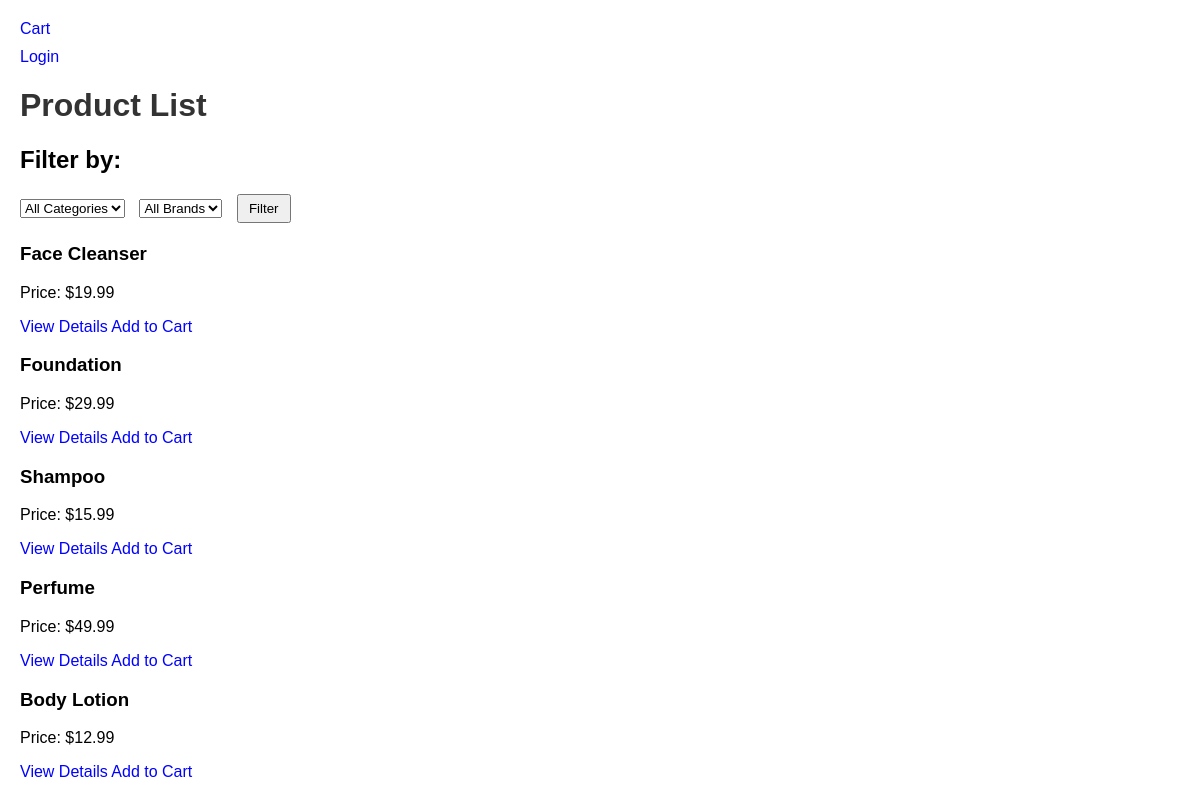
The page / on the database its author committed.
### store/models.py (models this page shows, shortened)
class Item(models.Model):
    name = models.CharField(max_length=255)
    image = models.URLField(max_length=1024)
    price = models.DecimalField(max_digits=10, decimal_places=2)
    release_date = models.DateField()
    brand = models.ForeignKey(Brand, related_name='items', on_delete=models.CASCADE)
    category = models.ForeignKey(Category, related_name='items', on_delete=models.CASCADE)
    stock = models.IntegerField()
    rating = models.DecimalField(max_digits=2, decimal_places=1, default=0.0)
    details = models.TextField()

### store/views.py (the view)
# urls.py: path('', views.product_list, name='product_list'),
def product_list(request):
    categories = Category.objects.all()
    brands = Brand.objects.all()
    items = Item.objects.all()
    category_id = request.GET.get('category')
    brand_id = request.GET.get('brand')
    if category_id:
        items = items.filter(category_id=category_id)
    if brand_id:
        items = items.filter(brand_id=brand_id)
    return render(request, 'store/product_list.html', {
        'items': items,
        'categories': categories,
        'brands': brands,
    })

### store/templates/store/product_list.html (shortened to what this page needs)
{% load static %}
<!DOCTYPE html>
<html lang="en">
<head>
    <link rel="stylesheet" type="text/css" href="{% static 'store/styles.css' %}">
</head>
<body>
    <nav>
        <ul>
            <li><a href="{% url 'cart_view' %}">Cart</a></li>
            {% if user.is_authenticated %}
                <li><a href="{% url 'logout' %}">Logout</a></li>
            {% else %}
                <li><a href="{% url 'login' %}">Login</a></li>
            {% endif %}
        </ul>
    </nav>
    <h1>Product List</h1>
    <div>
        <h2>Filter by:</h2>
        <form method="get" action="">
            <select name="category">
                <option value="">All Categories</option>
            </select>
            <select name="brand">
                <option value="">All Brands</option>
            </select>
            <button type="submit">Filter</button>
        </form>
    </div>
    <div class="product-list">
        {% for item in items %}
            <div class="product-item">
                <h3>{{ item.name }}</h3>
                <p>Price: ${{ item.price }}</p>
                <a href="{% url 'product_detail' item.id %}">View Details</a>
                <a href="{% url 'add_to_cart' item.id %}">Add to Cart</a>
            </div>
        {% empty %}
            <p>No products found.</p>
        {% endfor %}
    </div>
</body>
</html>

### store/templates/static/store/styles.css (style rules this page uses)
body { font-family: Arial, sans-serif; margin: 20px; }
h1 { color: #333; }
form { margin-bottom: 20px; }
select { margin-right: 10px; }
button { padding: 5px 10px; }
ul { list-style-type: none; padding: 0; }
ul li { margin-bottom: 10px; }
a { text-decoration: none; color: blue; }

### rows shown on the page
Item: name "Face Cleanser", price "19.99"
Item: name "Foundation", price "29.99"
Item: name "Shampoo", price "15.99"
Item: name "Perfume", price "49.99"
Item: name "Body Lotion", price "12.99"
